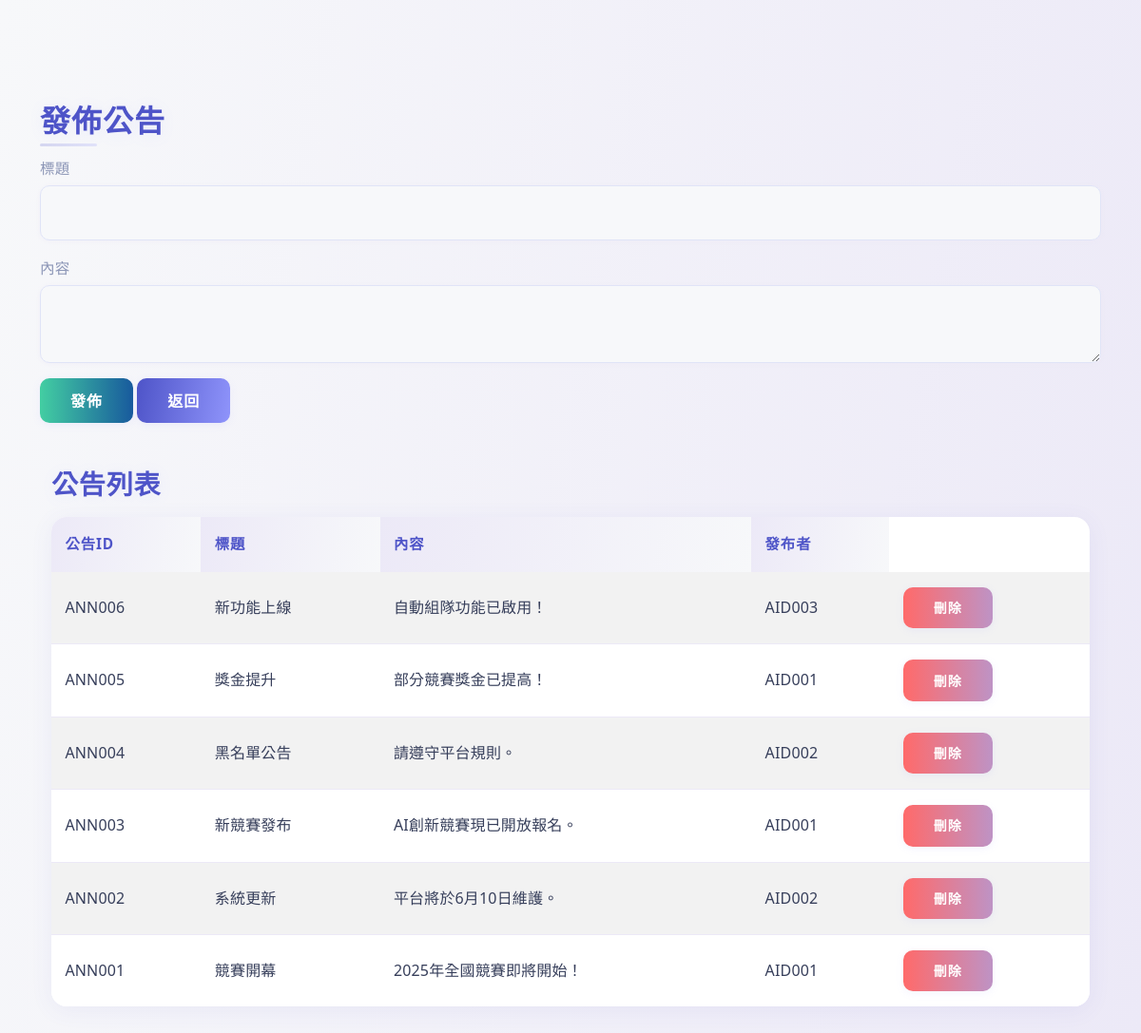
/post_announcement.php (signed in), run on the app's committed database.
### tables this page shows
CREATE TABLE `announcement` (
  `AnnouncementID` varchar(50) NOT NULL,
  `Title` varchar(100) NOT NULL,
  `Content` text NOT NULL,
  `Published_By` varchar(50) NOT NULL
);

### src/post_announcement.php (the view, shortened to what this page needs)
<?php
require 'db_connect.php';
?>
<!DOCTYPE html>
<html lang="zh-TW">
<head>
    <link href="https://cdn.jsdelivr.net/npm/bootstrap@5.3.3/dist/css/bootstrap.min.css" rel="stylesheet">
    <link href="assets/css/style.css" rel="stylesheet">
</head>
<body>
    <div class="container my-5">
        <h2>發佈公告</h2>
        <form method="POST">
            <div class="mb-3">
                <label for="title" class="form-label">標題</label>
                <input type="text" class="form-control" id="title" name="title" required>
            </div>
            <div class="mb-3">
                <label for="content" class="form-label">內容</label>
                <textarea class="form-control" id="content" name="content" required></textarea>
            </div>
            <button type="submit" class="btn btn-success">發佈</button>
            <a href="admin.php" class="btn btn-secondary">返回</a>
        </form>
        <?php
            $stmt = $pdo->query("SELECT AnnouncementID, Title, Content, Published_By FROM Announcement ORDER BY AnnouncementID DESC");
            $announcements = $stmt->fetchAll(PDO::FETCH_ASSOC);
        ?>
        <div class="container my-5">
            <h3>公告列表</h3>
            <table class="table table-striped">
                <thead>
                    <tr>
                        <th>公告ID</th>
                        <th>標題</th>
                        <th>內容</th>
                        <th>發布者</th>
                    </tr>
                </thead>
                <tbody>
                    <?php foreach($announcements as $ann): ?>
                    <tr>
                        <td><?php echo htmlspecialchars($ann['AnnouncementID']); ?></td>
                        <td><?php echo htmlspecialchars($ann['Title']); ?></td>
                        <td><?php echo nl2br(htmlspecialchars($ann['Content'])); ?></td>
                        <td><?php echo htmlspecialchars($ann['Published_By']); ?></td>
                        <td>
                            <form method="post" onsubmit="return confirm('確定要刪除公告嗎？');" style="display:inline;">
                                <button type="submit" class="btn btn-danger btn-sm">刪除</button>
                            </form>
                        </td>
                    </tr>
                    <?php endforeach; ?>
                </tbody>
            </table>
        </div>
    </div>
</body>
</html>

### assets/css/style.css (style rules this page uses)
:root { --primary-gradient: linear-gradient(100deg, #4e54c8 0%, #8f94fb 100%); --success-gradient: linear-gradient(90deg, #43cea2 0%, #185a9d 100%); --danger-gradient: linear-gradient(90deg, #ff6a6a 0%, #be93c5 100%); --sidebar-gradient: linear-gradient(145deg, #f7f8fa 0%, #ece9f7 100%); --glass-bg: rgba(255, 255, 255, 0.7); --glass-border: rgba(142, 148, 251, 0.08); --shadow-soft: 0 4px 24px rgba(79, 84, 200, 0.07); --shadow-hover: 0 10px 28px rgba(79, 84, 200, 0.13); --navbar-height: 60px; --sidebar-width: 210px; --heading-shadow: 0 2px 16px rgba(142, 148, 251, 0.10); --text-muted: #8b95b6; --border-radius: 16px; --border-radius-lg: 22px; --card-border: 1px solid rgba(142, 148, 251, 0.10); --input-border: 1px solid #e0e4f7; }
* { box-sizing: border-box; }
body { padding-top: var(--navbar-height); font-family: 'Noto Sans JP', 'Segoe UI', 'Inter', Arial, sans-serif; background: linear-gradient(100deg, #f7f8fa 0%, #ece9f7 100%); background-attachment: fixed; line-height: 1.7; color: #373f5b; letter-spacing: 0.01em; min-height: 100vh; }
.btn { border-radius: 10px; font-weight: 700; padding: 0.7rem 2rem; font-family: inherit; text-transform: uppercase; letter-spacing: 1px; border: none; position: relative; background: var(--primary-gradient); color: #fff; box-shadow: 0 2px 8px #8f94fb1a; transition: background 0.18s, box-shadow 0.18s, transform 0.09s; }
.btn-success { background: var(--success-gradient); }
.btn-danger { background: var(--danger-gradient); }
.table { border-radius: var(--border-radius); border: none; margin-bottom: 2rem; background: #fff; box-shadow: var(--shadow-soft); overflow: hidden; }
.table thead th { background: linear-gradient(100deg, #ece9f7 0%, #f7f8fa 100%); border: none; font-weight: 700; color: #4e54c8; padding: 1rem 0.9rem; font-size: 0.96rem; text-transform: uppercase; letter-spacing: 0.06em; }
.table tbody td { border: none; border-bottom: 1px solid #ece9f7; padding: 1rem 0.9rem; vertical-align: middle; color: #373f5b; }
.table tbody tr:last-child td { border-bottom: none; }
.form-control { border-radius: 10px; border: var(--input-border); background: #f7f8fa; color: #373f5b; box-shadow: 0 1px 4px #ece9f770; padding: 1rem 1.15rem; font-size: 1rem; transition: border-color 0.13s, box-shadow 0.12s, background 0.10s; }
.form-control::placeholder { color: var(--text-muted); }
h1, h2, h3, h4, h5, h6 { color: #4e54c8; font-family: inherit; font-weight: 900; margin-bottom: 1.1rem; text-shadow: var(--heading-shadow); letter-spacing: 0.03em; position: relative; }
h1::after, h2::after { content: ''; position: absolute; left: 0; bottom: -8px; width: 60px; height: 3px; background: var(--primary-gradient); border-radius: 2px; opacity: 0.2; }
.btn { position: relative; overflow: hidden; }
.btn::after { content: ''; position: absolute; left: 50%; bottom: 0; width: 0; height: 3px; background: var(--primary-gradient); transition: width 0.25s cubic-bezier(.76,.01,.65,1.02), left 0.25s; }
.card, .table { transition: box-shadow 0.25s cubic-bezier(.68,-0.55,.27,1.55), transform 0.18s; }
.form-label { color: var(--text-muted); font-size: 0.97rem; font-weight: 500; margin-bottom: 0.3rem; display: block; }
:root { --logo-blue: #4e54c8; --logo-blue-dark: #25255b; --logo-purple: #3c3163; }

### data on the page
announcement: AnnouncementID "ANN006", Title "新功能上線", Content "自動組隊功能已啟用！", Published_By "AID003"
announcement: AnnouncementID "ANN005", Title "獎金提升", Content "部分競賽獎金已提高！", Published_By "AID001"
announcement: AnnouncementID "ANN004", Title "黑名單公告", Content "請遵守平台規則。", Published_By "AID002"
announcement: AnnouncementID "ANN003", Title "新競賽發布", Content "AI創新競賽現已開放報名。", Published_By "AID001"
announcement: AnnouncementID "ANN002", Title "系統更新", Content "平台將於6月10日維護。", Published_By "AID002"
announcement: AnnouncementID "ANN001", Title "競賽開幕", Content "2025年全國競賽即將開始！", Published_By "AID001"
